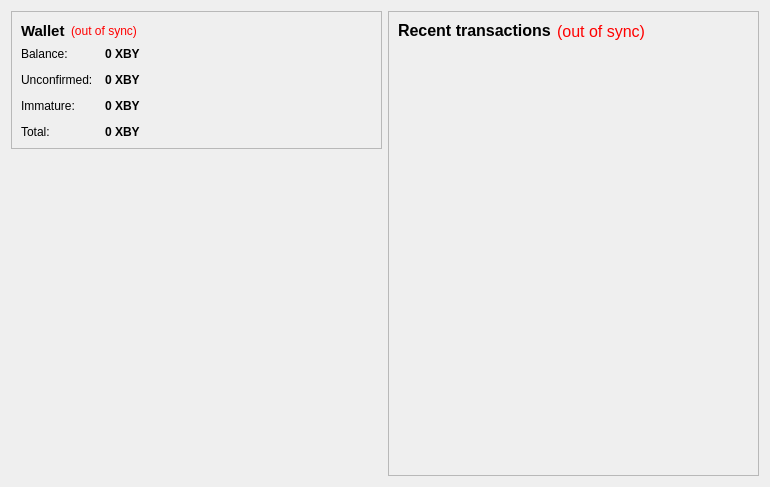
<?xml version="1.0" encoding="UTF-8"?>
<ui version="4.0">
 <class>OverviewPage</class>
 <widget class="QWidget" name="OverviewPage">
  <property name="geometry">
   <rect>
    <x>0</x>
    <y>0</y>
    <width>770</width>
    <height>487</height>
   </rect>
  </property>
  <property name="windowTitle">
   <string>Form</string>
  </property>
  <layout class="QHBoxLayout" name="horizontalLayout" stretch="1,1">
   <item>
    <layout class="QVBoxLayout" name="verticalLayout_2">
     <item>
      <widget class="QFrame" name="frame">
       <property name="frameShape">
        <enum>QFrame::StyledPanel</enum>
       </property>
       <property name="frameShadow">
        <enum>QFrame::Raised</enum>
       </property>
       <layout class="QVBoxLayout" name="verticalLayout_4">
        <item>
         <layout class="QHBoxLayout" name="horizontalLayout_4">
          <item>
           <widget class="QLabel" name="label_5">
            <property name="font">
             <font>
              <pointsize>11</pointsize>
              <weight>75</weight>
              <bold>true</bold>
             </font>
            </property>
            <property name="text">
             <string>Wallet</string>
            </property>
           </widget>
          </item>
          <item>
           <widget class="QLabel" name="labelWalletStatus">
            <property name="toolTip">
             <string>The displayed information may be out of date. Your wallet automatically synchronizes with the EOCH network after a connection is established, but this process has not completed yet.</string>
            </property>
            <property name="styleSheet">
             <string notr="true">QLabel { color: red; }</string>
            </property>
            <property name="text">
             <string notr="true">(out of sync)</string>
            </property>
            <property name="alignment">
             <set>Qt::AlignLeading|Qt::AlignLeft|Qt::AlignVCenter</set>
            </property>
           </widget>
          </item>
          <item>
           <spacer name="horizontalSpacer_2">
            <property name="orientation">
             <enum>Qt::Horizontal</enum>
            </property>
            <property name="sizeHint" stdset="0">
             <size>
              <width>40</width>
              <height>20</height>
             </size>
            </property>
           </spacer>
          </item>
         </layout>
        </item>
        <item>
         <layout class="QFormLayout" name="formLayout_2">
          <property name="fieldGrowthPolicy">
           <enum>QFormLayout::AllNonFixedFieldsGrow</enum>
          </property>
          <property name="horizontalSpacing">
           <number>12</number>
          </property>
          <property name="verticalSpacing">
           <number>12</number>
          </property>
          <item row="0" column="0">
           <widget class="QLabel" name="label">
            <property name="text">
             <string>Balance:</string>
            </property>
           </widget>
          </item>
          <item row="0" column="1">
           <widget class="QLabel" name="labelBalance">
            <property name="font">
             <font>
              <weight>75</weight>
              <bold>true</bold>
             </font>
            </property>
            <property name="cursor">
             <cursorShape>IBeamCursor</cursorShape>
            </property>
            <property name="toolTip">
             <string>Your current spendable balance</string>
            </property>
            <property name="text">
             <string notr="true">0 XBY</string>
            </property>
            <property name="textInteractionFlags">
             <set>Qt::LinksAccessibleByMouse|Qt::TextSelectableByKeyboard|Qt::TextSelectableByMouse</set>
            </property>
           </widget>
          </item>
          <item row="2" column="0">
           <widget class="QLabel" name="label_3">
            <property name="text">
             <string>Unconfirmed:</string>
            </property>
           </widget>
          </item>
          <item row="2" column="1">
           <widget class="QLabel" name="labelUnconfirmed">
            <property name="font">
             <font>
              <weight>75</weight>
              <bold>true</bold>
             </font>
            </property>
            <property name="cursor">
             <cursorShape>IBeamCursor</cursorShape>
            </property>
            <property name="toolTip">
             <string>Total of transactions that have yet to be confirmed, and do not yet count toward the current balance</string>
            </property>
            <property name="text">
             <string notr="true">0 XBY</string>
            </property>
            <property name="textInteractionFlags">
             <set>Qt::LinksAccessibleByMouse|Qt::TextSelectableByKeyboard|Qt::TextSelectableByMouse</set>
            </property>
           </widget>
          </item>
          <item row="3" column="0">
           <widget class="QLabel" name="labelImmatureText">
            <property name="text">
             <string>Immature:</string>
            </property>
           </widget>
          </item>
          <item row="3" column="1">
           <widget class="QLabel" name="labelImmature">
            <property name="font">
             <font>
              <weight>75</weight>
              <bold>true</bold>
             </font>
            </property>
            <property name="toolTip">
             <string>Mined balance that has not yet matured</string>
            </property>
            <property name="text">
             <string notr="true">0 XBY</string>
            </property>
            <property name="textInteractionFlags">
             <set>Qt::LinksAccessibleByMouse|Qt::TextSelectableByKeyboard|Qt::TextSelectableByMouse</set>
            </property>
           </widget>
          </item>
          <item row="4" column="0">
           <widget class="QLabel" name="labelTotalText">
            <property name="text">
             <string>Total:</string>
            </property>
           </widget>
          </item>
          <item row="4" column="1">
           <widget class="QLabel" name="labelTotal">
            <property name="font">
             <font>
              <weight>75</weight>
              <bold>true</bold>
             </font>
            </property>
            <property name="cursor">
             <cursorShape>IBeamCursor</cursorShape>
            </property>
            <property name="toolTip">
             <string>Your current total balance</string>
            </property>
            <property name="text">
             <string notr="true">0 XBY</string>
            </property>
            <property name="textInteractionFlags">
             <set>Qt::LinksAccessibleByMouse|Qt::TextSelectableByKeyboard|Qt::TextSelectableByMouse</set>
            </property>
           </widget>
          </item>
         </layout>
        </item>
       </layout>
      </widget>
     </item>
     <item>
      <spacer name="verticalSpacer">
       <property name="orientation">
        <enum>Qt::Vertical</enum>
       </property>
       <property name="sizeHint" stdset="0">
        <size>
         <width>20</width>
         <height>40</height>
        </size>
       </property>
      </spacer>
     </item>
    </layout>
   </item>
   <item>
    <layout class="QVBoxLayout" name="verticalLayout_3">
     <item>
      <widget class="QFrame" name="frame_2">
       <property name="styleSheet">
        <string notr="true">color: Black; font: 12pt;</string>
       </property>
       <property name="frameShape">
        <enum>QFrame::StyledPanel</enum>
       </property>
       <property name="frameShadow">
        <enum>QFrame::Raised</enum>
       </property>
       <layout class="QVBoxLayout" name="verticalLayout">
        <item>
         <layout class="QHBoxLayout" name="horizontalLayout_2">
          <item>
           <widget class="QLabel" name="label_4">
            <property name="text">
             <string>&lt;b&gt;Recent transactions&lt;/b&gt;</string>
            </property>
           </widget>
          </item>
          <item>
           <widget class="QLabel" name="labelTransactionsStatus">
            <property name="toolTip">
             <string>The displayed information may be out of date. Your wallet automatically synchronizes with the EOCH network after a connection is established, but this process has not completed yet.</string>
            </property>
            <property name="styleSheet">
             <string notr="true">QLabel { color: red; }</string>
            </property>
            <property name="text">
             <string notr="true">(out of sync)</string>
            </property>
            <property name="alignment">
             <set>Qt::AlignRight|Qt::AlignTrailing|Qt::AlignVCenter</set>
            </property>
           </widget>
          </item>
          <item>
           <spacer name="horizontalSpacer">
            <property name="orientation">
             <enum>Qt::Horizontal</enum>
            </property>
            <property name="sizeHint" stdset="0">
             <size>
              <width>40</width>
              <height>20</height>
             </size>
            </property>
           </spacer>
          </item>
         </layout>
        </item>
        <item>
         <widget class="QListView" name="listTransactions">
          <property name="styleSheet">
           <string notr="true">QListView { background: transparent;}</string>
          </property>
          <property name="frameShape">
           <enum>QFrame::NoFrame</enum>
          </property>
          <property name="verticalScrollBarPolicy">
           <enum>Qt::ScrollBarAlwaysOff</enum>
          </property>
          <property name="horizontalScrollBarPolicy">
           <enum>Qt::ScrollBarAlwaysOff</enum>
          </property>
          <property name="selectionMode">
           <enum>QAbstractItemView::NoSelection</enum>
          </property>
         </widget>
        </item>
       </layout>
      </widget>
     </item>
    </layout>
   </item>
  </layout>
 </widget>
 <resources>
  <include location="../EOCH.qrc"/>
 </resources>
 <connections/>
</ui>
